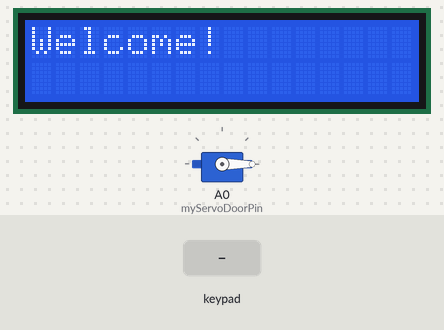
Recording of a sketch running on a simulated Arduino Uno, built with avr-gcc and run on an emulated ATmega328P. Parts: 16×2 character LCD, servo. The test bench sets the inputs (shaded band). What the sketch prints to the serial monitor is not drawn.

Above: at 1.2 s.
1.3 s: keypad keys 1 2 3 4 # pressed 0.4 s apart
At 3.7 s:
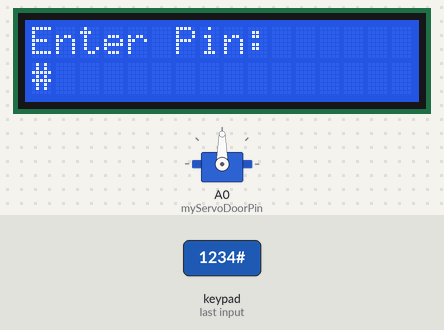
4.8 s: key 'A' pressed
At 5.9 s:
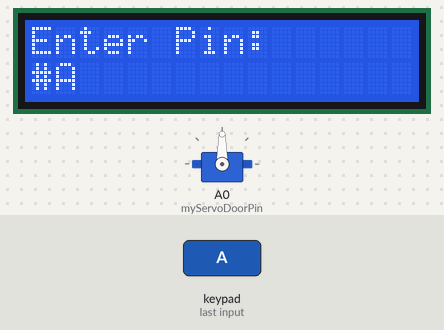
6.3 s: keypad keys 1 2 3 4 * pressed 0.4 s apart
At 8.5 s:
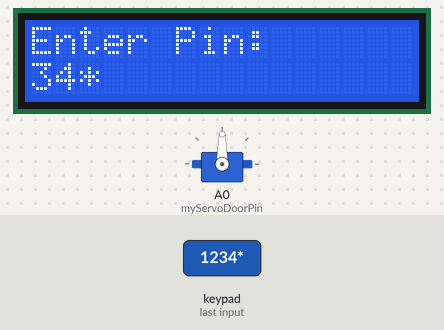
9.8 s: keypad keys 1 2 3 4 A pressed 0.4 s apart
At 11.7 s:
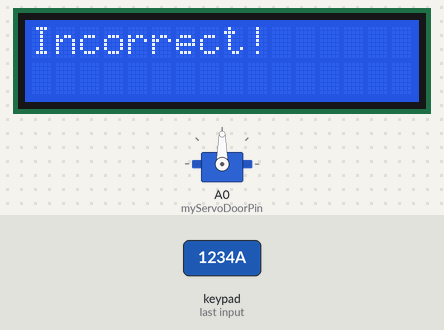
13.3 s: key 'B' pressed
At 13.9 s:
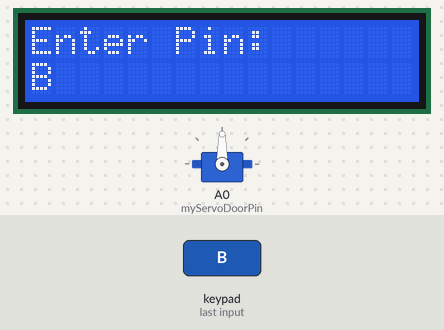
14.8 s: key 'C' pressed
At 16.1 s:
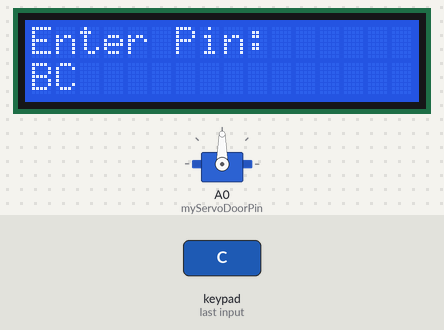
Timing chart, 0 to 26.3 s (numbered marks = the images above; inputs shaded):
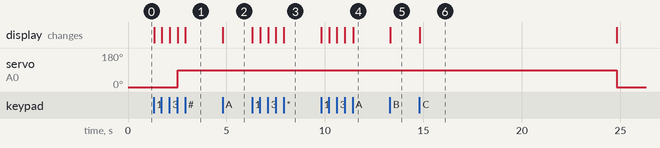

Measured:
- after the input at 1.3 s, servo on A0 (myServoDoorPin): 0° → 90° after 1.2 s; the display: first changes at once (image 1 shows a later state)
- after the input at 4.8 s, the display: changes at once (image 2)
- after the input at 6.3 s, the display: first changes at once (image 3 shows a later state)
- after the input at 9.8 s, the display: changes at once (image 4)
- after the input at 13.3 s, the display: changes at once (image 5)
- after the input at 14.8 s, servo on A0 (myServoDoorPin): 90° → 0° after 10.0 s instead of 8.5 s; the display: changes at once (image 6)

The sketch:

Arduino_DoorKeypad_Final.ino
```cpp
#include <Wire.h>
#include <LiquidCrystal_I2C.h>
#include <Keypad.h>
#include <Servo.h>

// Define the LCD
LiquidCrystal_I2C lcd(0x27, 16, 2);  // Address 0x27, 16 columns, 2 rows

// Servo motor pins for Arduino Uno
const int myServoDoorPin = A0;
const int myServoWindowLeftPin = 11;
const int myServoWindowRightPin = 12;

// Initialize servos
Servo myServoDoor;

// Define the keypad dimensions
const byte ROWS = 4;
const byte COLS = 4;

// Keypad pin connections for Arduino Uno
uint8_t rowPins[ROWS] = { 2, 3, 4, 5 };  // Connect to the row pins of the keypad
uint8_t colPins[COLS] = { 6, 7, 8, 9 };  // Connect to the column pins of the keypad

// Define the keymap for the keypad
char hexaKeys[ROWS][COLS] = {
  { '1', '2', '3', 'A' },
  { '4', '5', '6', 'B' },
  { '7', '8', '9', 'C' },
  { '*', '0', '#', 'D' }
};

// Initialize the keypad
Keypad customKeypad = Keypad(makeKeymap(hexaKeys), rowPins, colPins, ROWS, COLS);

// Define PIN parameters
String inputPin = "";
String correctPin = "1234";
int enteredPinCount = 0;

char customKey = "";
// Servo angles
const int closeDoorAngle = 0;
const int openDoorAngle = 90;

const int closeWindowAngleLeft = 140;
const int openWindowAngleLeft = 50;

const int closeWindowAngleRight = 0;
const int openWindowAngleRight = 90;

// Timers
unsigned long previousMillis = 0;
const long interval = 10000;  // 10 seconds
bool welcomeDisplayed = false;

void LCD(){
  if(!welcomeDisplayed){
    for(int x=0;x<8;x++){
      lcd.setCursor(x, 0);
      lcd.print("Welcome!");
      delay(150);
      lcd.clear();
    }
    welcomeDisplayed = true;
  }
  else {
      for(int x=0; x<8;x++){
        if(customKey) break;
        else{
          lcd.setCursor(x, 0);
          lcd.print("Welcome!");
          delay(150);
          lcd.clear();
        }
      }
  }

}
void setup() {
  Serial.begin(9600);  // Start Serial communication

  // Initialize LCD
  lcd.init();
  lcd.backlight();

  // Initialize servos
  myServoDoor.attach(myServoDoorPin);

  // Set servos to default positions
  myServoDoor.write(closeDoorAngle);

  lcd.clear();
  lcd.setCursor(0, 0);
  lcd.print("Welcome!");
}

void loop() {
  customKey = customKeypad.getKey();  // Get keypad input
  unsigned long currentMillis = millis();

  if (customKey) {
    if (enteredPinCount == 0) {
      lcd.clear();
      lcd.setCursor(0, 0);
      lcd.print("Enter Pin:");
    }

    enteredPinCount++;
    inputPin += customKey;  // Append the key pressed
    Serial.print(customKey);

    // Display the entered PIN
    lcd.setCursor(0, 1);
    lcd.print(inputPin);

    previousMillis = currentMillis;  // Reset timer

    // Check PIN after 4 digits entered
    if (enteredPinCount == 4) {
      if (inputPin == correctPin) {
        Serial.println("Correct PIN!");
        // Open door and windows
        myServoDoor.write(openDoorAngle);

        lcd.clear();
        lcd.setCursor(0, 0);
        lcd.print("Correct Pin!");

      } else {
        Serial.println("Incorrect PIN!");

        lcd.clear();
        lcd.setCursor(0, 0);
        lcd.print("Incorrect!");
      }

      // Reset input
      inputPin = "";
      enteredPinCount = 0;
    }
  }

  // Reset system after timeout
  if ((currentMillis - previousMillis) >= interval) {
    enteredPinCount = 0;
    inputPin = "";
    previousMillis = currentMillis;

    lcd.clear();
    lcd.setCursor(0, 0);
    lcd.print("Welcome!");

    // Reset servos to closed positions
    myServoDoor.write(closeDoorAngle);
  }
}
```
